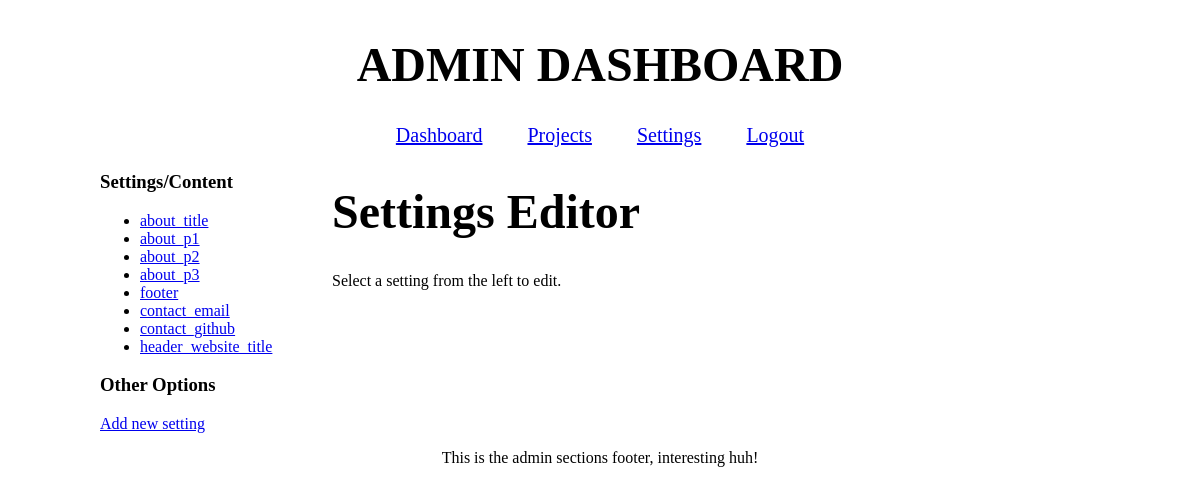
/hahncoded/admin/settings.php (signed in), run on the app's committed database.
### tables this page shows
CREATE TABLE settings (
    id INTEGER PRIMARY KEY AUTOINCREMENT,
    key TEXT UNIQUE NOT NULL,
    value TEXT NOT NULL,
    type TEXT DEFAULT 'setting',
    tag TEXT DEFAULT 'general'
);

### hahncoded/admin/settings.php (the view, shortened to what this page needs)
<?php
require_once "init.php";
$selected_setting = null;
$isNew = false;
$settings = $database->query("SELECT id, key FROM settings ORDER BY id ASC");
?>
<?php include "header.php" ?>
<main>
  <div class="side-panel">
    <h3>Settings/Content</h3>
      <ul>
        <?php while($s = $settings->fetch()): ?>
          <li>
            <a href="?id=<?=$s["id"]?>">
              <?=htmlspecialchars($s["key"])?>
            </a>
          </li>
        <?php endwhile ?>
      </ul>
    <h3>Other Options</h3>
    <a href="?action=new">Add new setting</a>
  </div>
  <div class="center-panel">
    <h1>Settings Editor</h1>
    <?php if ($selected_setting || $isNew): ?>
      <div class="form-heading">
        <?php if (!$isNew): ?>
          <h3>Editing: <?= htmlspecialchars($selected_setting["key"])?></h3>
          <form method="POST">
            <input type="hidden" name="mode" value="delete">
            <input type="hidden" name="id" value="<?= $selected_setting["id"] ?>">
            <input type="hidden" name="csrf_token" value="<?= csrf_token() ?>">
            <button class="delete-btn" type="submit" onclick="return confirm
              ('Are you sure you want to delete this project');">
              Delete this setting
            </button>
          </form>
        <?php else: ?>
          <h3>Adding a New setting</h3>
        <?php endif ?>
      </div>
      <form method="POST">
        <fieldset>
          <input type="hidden" name="csrf_token" value="<?=csrf_token() ?>">
          <input type="hidden" name="mode" value="<?=$isNew ? 'create' : 'update'?>">
          <?php if (!$isNew): ?>
            <input type="hidden" name="id" value="<?=$selected_setting["id"]?>">
          <?php endif; ?>
          <label>Key:</label>
          <br>
          <input name="key" value="<?=htmlspecialchars($selected_setting["key"])?>">
          <br><br>
          <label>Value:</label>
          <br>
          <textarea name="value" rows="20"><?=htmlspecialchars($selected_setting["value"])?></textarea>
          <br><br>
          <label>Type (settings/content):</label>
          <br>
          <input name="type" value="<?=htmlspecialchars($selected_setting["type"])?>">
          <br><br>
          <label>Tag (Area of the website):</label>
          <br>
          <input name="tag" value="<?=htmlspecialchars($selected_setting["tag"])?>">
          <br><br>
          <button type="submit">SUMBIT</button>
        </fieldset>
      </form>
    <?php else: ?>
      <p>Select a setting from the left to edit.</p>
    <?php endif; ?>
  </div>
</main>
<?php include "footer.php" ?>

### hahncoded/css/admin.css (style rules this page uses)
h1 { font-size: 3rem; font-weight: bold; }
body { font-size: 16px; height: 100vh; max-width: 1000px; width: 100%; margin: auto; }
main { text-align: center; display: flex; gap: 2rem; text-align: left; max-width: 1000px; margin: auto; }
.side-panel { min-width: 200px; max-width: 200px; overflow-wrap: break-word; }
.center-panel { flex: 1; }

### data on the page
settings: key "about_title"
settings: key "about_p1"
settings: key "about_p2"
settings: key "about_p3"
settings: key "footer"
settings: key "contact_email"
settings: key "contact_github"
settings: key "header_website_title"
